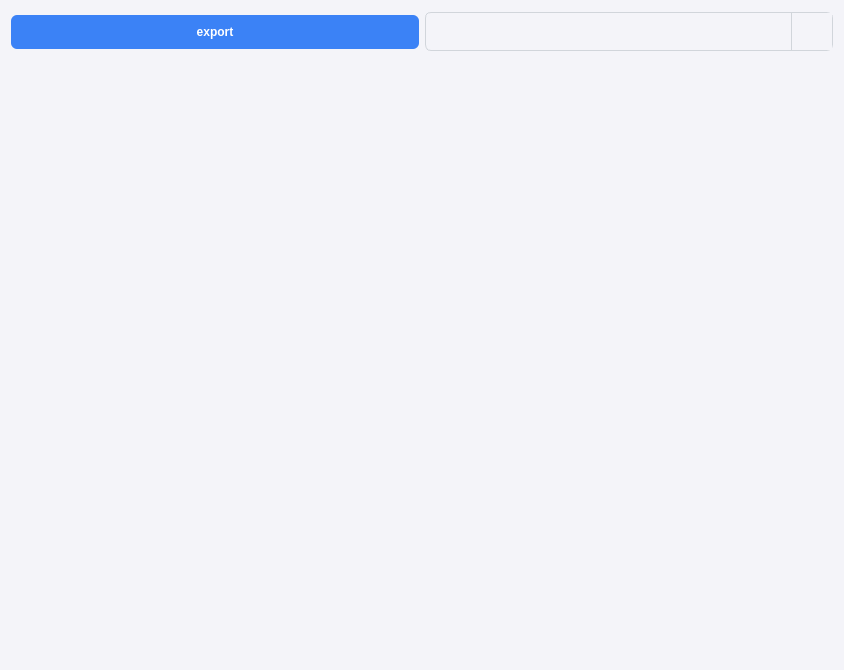
<?xml version="1.0" encoding="UTF-8"?>
<ui version="4.0">
 <class>Form</class>
 <widget class="QWidget" name="Form">
  <property name="geometry">
   <rect>
    <x>0</x>
    <y>0</y>
    <width>844</width>
    <height>670</height>
   </rect>
  </property>
  <property name="windowTitle">
   <string>Form</string>
  </property>
  <property name="styleSheet">
   <string notr="true">/* ComboBox Style */
QComboBox {
    background-color: #FFFFFF; /* White background for the dropdown */
    border: 1px solid #D1D5DB; /* Light border to match other elements */
    border-radius: 6px; /* Slightly rounded corners for a modern look */
    padding: 8px 12px; /* Padding for inner content */
    color: #333333; /* Dark gray text for readability */
    font-size: 16px; /* Consistent font size */
}

QComboBox::drop-down {
    border-left: 1px solid #D1D5DB; /* Separate drop-down button with a light border */
    background-color: #F4F4F9; /* Light modern background for the drop-down button */
    width: 30px; /* Width of the drop-down button */
    padding: 5px; /* Padding inside the drop-down button */
}

QComboBox::down-arrow {
    image: url(down-arrow.png); /* Custom down arrow icon */
    width: 12px; /* Size of the arrow */
    height: 12px;
}

QComboBox QAbstractItemView {
    background-color: #FFFFFF; /* White background for the dropdown list */
    border: 1px solid #D1D5DB; /* Light border for the list */
    padding: 8px; /* Padding around the items */
    selection-background-color: #3B82F6; /* Blue highlight for selected item */
    selection-color: white; /* White text on selected item */
    color: #333333; /* Dark gray text for list items */
}

/* Global Styles */
QWidget {
    background-color: #F4F4F9; /* Light modern background */
    font-family: &quot;Arial&quot;, sans-serif; /* Use a modern, clean font */
    color: #333333; /* Dark gray text for better visibility */
}

/* Box Style */
QFrame#box {
    background-color: #FFFFFF; /* White box color */
    border: 1px solid #D1D5DB; /* Light border */
    border-radius: 8px; /* Rounded corners */
    padding: 16px;
    margin: 8px;
    box-shadow: 0 4px 8px rgba(0, 0, 0, 0.1); /* Subtle shadow */
    color: #333333; /* Dark gray text inside the box */
}

/* Button Style */
QPushButton {
    background-color: #3B82F6; /* Blue background for the button */
    color: white; /* White text for visibility */
    border: none;
    border-radius: 6px;
    padding: 10px 20px;
    margin: 4px 0;
    font-weight: bold;
    transition: background-color 0.3s;
}

QPushButton:hover {
    background-color: #2563EB; /* Darker blue on hover */
}

QPushButton:pressed {
    background-color: #1D4ED8; /* Even darker blue on press */
}

/* Title Style */
QLabel#title {
    font-size: 24px;
    font-weight: bold;
    color: #111827; /* Darker color for the title to stand out on the light background */
    margin-bottom: 16px;
}

/* Radio Button Style */
QRadioButton {
    font-size: 16px;
    color: #333333; /* Dark gray text for better visibility */
}

QRadioButton::indicator {
    width: 20px;
    height: 20px;
    border-radius: 10px;
    border: 2px solid #3B82F6; /* Blue border */
    background-color: #FFFFFF; /* White background */
}

QRadioButton::indicator:checked {
    background-color: #3B82F6; /* Blue dot when checked */
    border: 2px solid #2563EB; /* Darker blue border when checked */
}
</string>
  </property>
  <layout class="QHBoxLayout" name="horizontalLayout_2">
   <item>
    <layout class="QVBoxLayout" name="verticalLayout_2">
     <property name="bottomMargin">
      <number>0</number>
     </property>
     <item>
      <layout class="QHBoxLayout" name="export_frame">
       <property name="spacing">
        <number>6</number>
       </property>
       <property name="topMargin">
        <number>0</number>
       </property>
       <item>
        <widget class="QPushButton" name="exportData">
         <property name="text">
          <string>export</string>
         </property>
        </widget>
       </item>
       <item>
        <widget class="QComboBox" name="comboBox"/>
       </item>
      </layout>
     </item>
     <item>
      <widget class="QWidget" name="formWidget_2" native="true">
       <property name="sizePolicy">
        <sizepolicy hsizetype="Preferred" vsizetype="Fixed">
         <horstretch>0</horstretch>
         <verstretch>40</verstretch>
        </sizepolicy>
       </property>
       <property name="minimumSize">
        <size>
         <width>600</width>
         <height>600</height>
        </size>
       </property>
       <property name="maximumSize">
        <size>
         <width>16777215</width>
         <height>600</height>
        </size>
       </property>
       <property name="baseSize">
        <size>
         <width>400</width>
         <height>400</height>
        </size>
       </property>
       <layout class="QVBoxLayout" name="image_frame">
        <property name="topMargin">
         <number>35</number>
        </property>
        <item>
         <widget class="QLabel" name="plot_pic">
          <property name="sizePolicy">
           <sizepolicy hsizetype="Expanding" vsizetype="Preferred">
            <horstretch>0</horstretch>
            <verstretch>0</verstretch>
           </sizepolicy>
          </property>
          <property name="text">
           <string/>
          </property>
          <property name="pixmap">
           <pixmap resource="resources/resource.qrc">:/newPrefix/images/wallhaven-01wzrv.jpg</pixmap>
          </property>
          <property name="scaledContents">
           <bool>true</bool>
          </property>
         </widget>
        </item>
       </layout>
      </widget>
     </item>
    </layout>
   </item>
  </layout>
 </widget>
 <resources>
  <include location="resources/resource.qrc"/>
 </resources>
 <connections/>
</ui>
